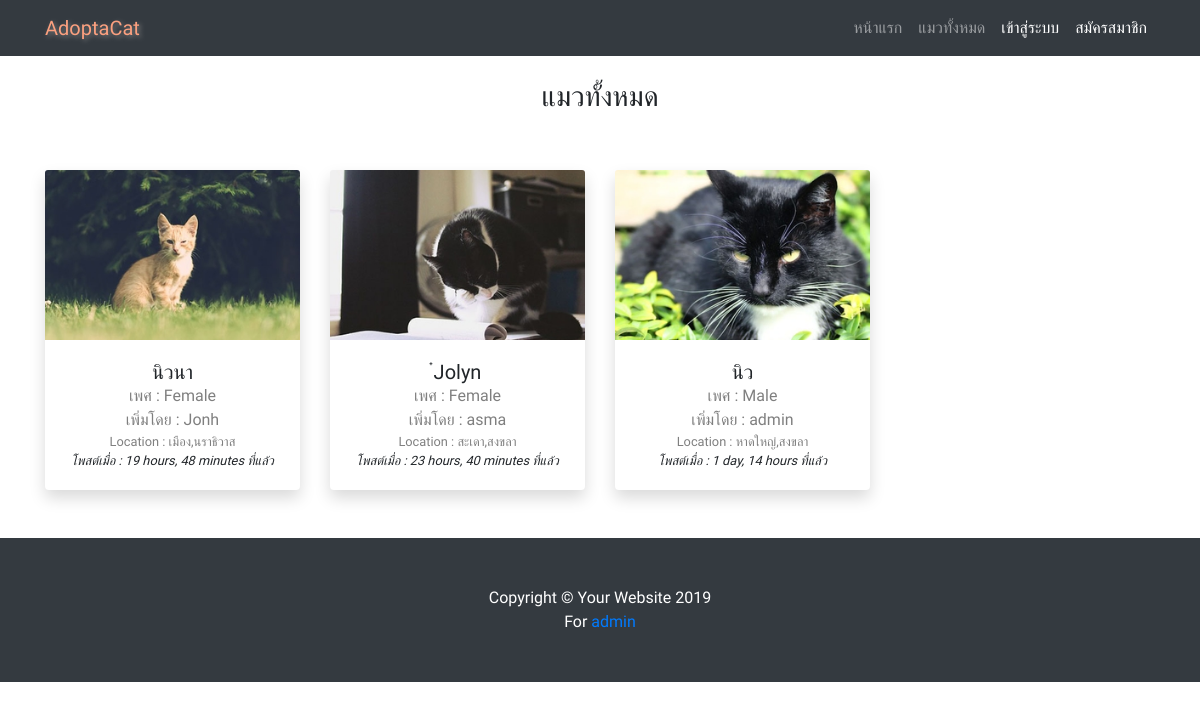
/catlist/, run on the app's committed database.
### adoption/models.py (models this page shows, shortened)
class Cat(models.Model):
    GENDER = (
        ('Male', 'ผู้'),
        ('Female', 'เมีย'),
    )
    name = models.CharField(max_length=30,null=True)
    age = models.PositiveIntegerField()
    gender = models.CharField(max_length=10,choices=GENDER)
    breed = models.ForeignKey(Breed,null=True,on_delete=models.SET_NULL)
    color = models.ManyToManyField(Color)
    vaccines = models.ManyToManyField(Vaccine, blank=True)
    nature = models.TextField(max_length=200)
    location = models.CharField(max_length=100)
    entrydate = models.DateTimeField(auto_now_add=True)
    poster = models.ForeignKey(User ,on_delete=models.CASCADE)
    image = ProcessedImageField(default='default.jpg', upload_to='cat_pics',processors=[ResizeToFill(300,200)],format='JPEG',options={'quality': 120})
    status = models.BooleanField(default=False)

### adoption/views.py (the view)
# urls.py: path('catlist/', views.catlist,name="catlist"),
def catlist(request):
    allcat = Cat.objects.all().order_by('-entrydate')
    context = {
        'allcat': allcat,
    }
    return render(request, 'adoption/catlist.html',context)

### adoption/templates/adoption/catlist.html (shortened to what this page needs)
{% extends 'base.html' %}
{% load static %}
{% block content %}
<br>
<div class="container">
  <h3 style="text-align: center;">แมวทั้งหมด</h3>
<br></br>
    <div class="row">
      {% for obj in allcat %}
      <div class="col-xl-3 col-md-6 mb-4">
        <div class="card border-0 shadow">
          <a href="{% url 'catinfo' obj.id %}"><img src="{{ obj.image.url }}" class="card-img-top" alt="cat_pic"></a>
          <div class="card-body text-center">
            <h5 class="card-title mb-0">{{ obj.name }}</h5>
            <div class="card-text text-black-50">เพศ : {{ obj.gender }} </div>
            <div class="card-text text-black-50">เพิ่มโดย : {{ obj.poster }} </div>
            <small><div class="card-text text-black-50">Location : {{ obj.location }} </div>
            <div class="date"><i class="icon-clock"> โพสต์เมื่อ : {{ obj.entrydate|timesince }} ที่แล้ว</i></div></small>
          </div>
        </div>
      </div>
      {% endfor %}
    </div>
  </div>
  <br>
  {% endblock %}

### adoption/templates/base.html (shortened to what this page needs)
{% load static %}
<!DOCTYPE html>
<html lang="en">
<head>
    <link href="{% static 'vendor/bootstrap/css/bootstrap.min.css' %}" rel="stylesheet">
    <link rel="stylesheet" href="https://use.fontawesome.com/releases/v5.8.1/css/all.css">
    <link href="{% static 'css/business-frontpage.css' %}" rel="stylesheet">
</head>
<body>
    <nav class="navbar navbar-expand-lg navbar-dark bg-dark fixed-top">
    <div class="container">
      <a  style="color: rgb(251, 160, 127); text-shadow: 2px 2px 5px grey;" class="navbar-brand" href="{% url 'home' %}">AdoptaCat</a>
      <div class="collapse navbar-collapse" id="navbarResponsive">
        <ul class="navbar-nav ml-auto">
          <li class="nav-item ">
            <a class="nav-link" href="{% url 'home' %}">หน้าแรก
            </a>
          </li>
          <li class="nav-item">
            <a class="nav-link" href="{% url 'catlist' %}">แมวทั้งหมด</a>
          </li>
          {% if user.is_authenticated %}
              <li class="nav-item dropdown">
                <a class="nav-link dropdown-toggle" style="color: white;" href="#" id="navbarDropdown" role="button" data-toggle="dropdown" aria-haspopup="true" aria-expanded="false">
                  {{ user.username|capfirst }}
                </a>
                <div class="dropdown-menu" aria-labelledby="navbarDropdown">
                  <a class="dropdown-item" href="{% url 'addcat' %}">เพิ่มแมว</a>
                  <a class="dropdown-item" href="{% url 'mycatlist' %}">ดูแมวของฉัน</a>
                  <a class="dropdown-item" href="{% url 'myrequest_list' %}">ดูคำขอของฉัน</a>
                  <div class="dropdown-divider"></div>
                    <a class="dropdown-item" href="{% url 'profile' %}">ดูโปรไฟล์</a>
                    <a class="dropdown-item" href="{% url 'password_change' %}">เปลี่ยนรหัสผ่าน</a>
                    <a class="dropdown-item" href="{% url 'logout' %}">ออกจากระบบ</a>
                  </div>
              </li>
              {% else %}
                <ul class="navbar-nav">
                  <li class="nav-item">
                    <a class="nav-link" style="color: white;" href="{% url 'login' %}">เข้าสู่ระบบ</a>
                  </li>
                  <li class="nav-item">
                    <a class="nav-link"  style="color: white;" href="{% url 'signup' %}">สมัครสมาชิก</a>
                  </li>
                </ul>
              {% endif %}
        </ul>
      </div>
    </div>
    </nav>
        {% block content %}
        {% endblock %}
    <footer class="py-5 bg-dark">
        <div class="container">
        <p class="m-0 text-center text-white">Copyright &copy; Your Website 2019</p>
        <p class="m-0 text-center text-white">For <a href="{% url 'admin:index' %}">admin</a></p>
        </div>
    </footer>
</body>
</html>

### staticfiles/css/business-frontpage.css (style rules this page uses)
body { padding-top: 56px; }

### adoption/templates/base.html (style rules this page uses)
body { font-family: 'Prompt', sans-serif; }

### data on the page
Cat: image (picture), name "นิวนา", gender "Female", poster "Jonh", location "เมือง,นราธิวาส", entrydate "19 hours, 48 minutes"
Cat: image (picture), name "๋Jolyn", gender "Female", poster "asma", location "สะเดา,สงขลา", entrydate "23 hours, 40 minutes"
Cat: image (picture), name "นิว", gender "Male", poster "admin", location "หาดใหญ่,สงขลา", entrydate "1 day, 14 hours"
